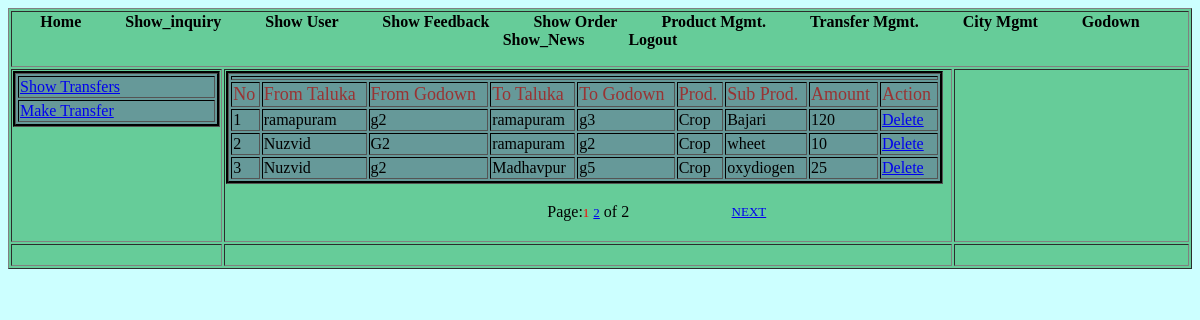
The page /Admin/show_transfer.php (signed in) on the database its author committed.
### tables this page shows
CREATE TABLE IF NOT EXISTS `transfer` (
  `tid` int(11) NOT NULL AUTO_INCREMENT,
  `ftaluka` varchar(25) NOT NULL,
  `fgodown` varchar(25) NOT NULL,
  `ttaluka` varchar(25) NOT NULL,
  `tgodown` varchar(25) NOT NULL,
  `product` varchar(15) NOT NULL,
  `sub_product` varchar(20) NOT NULL,
  `tones` varchar(10) NOT NULL,
  PRIMARY KEY (`tid`)
);

### Admin/show_transfer.php (the view, shortened to what this page needs)
<!DOCTYPE html PUBLIC "-//W3C//DTD XHTML 1.0 Transitional//EN" "http://www.w3.org/TR/xhtml1/DTD/xhtml1-transitional.dtd">
<html xmlns="http://www.w3.org/1999/xhtml">
<head>
<link rel="stylesheet" type="text/css" href="styles.css" />
</head>
<?php
$page_name="show_transfer.php";
if(!isset($_REQUEST["start"]))
{
	$start = 0;
}
else
{
	$start = $_REQUEST["start"];
}
		$eu = ($start - 0);
		$limit = 3;
		$this1 = $eu + $limit;
		$next = $eu + $limit;
?>
<body class="body">
<table width="100%" border="1" class="background">
  <tr>
    <td colspan="3"><?php include("header.php");?></td>
  </tr>
  <tr>
    <td width="18%" valign="top"><table width="100%" border="1" class="table">
      <tr>
        <td><a href="show_transfer.php">Show Transfers </a></td>
      </tr>
      <tr>
        <td><a href="a_transfer.php">Make Transfer </a></td>
      </tr>
    </table></td>
    <td width="62%"><table width="99%" border="1" class="table">
      <tr>
        <td colspan="9"></td>
        </tr>
      <tr>
        <td class="font">No</td>
        <td class="font">From Taluka </td>
        <td class="font">From Godown </td>
        <td class="font">To Taluka </td>
        <td class="font">To Godown </td>
        <td class="font">Prod. </td>
        <td class="font">Sub Prod. </td>
        <td class="font">Amount</td>
        <td class="font">Action</td>
      </tr>
		      <?php
	$i=1;
	$sql2 = "select * from transfer";
	$fetch = mysql_query($sql2) or die("query failed");
	$nume = mysql_num_rows($fetch);
	$sql_group=mysql_query("select * from transfer order by tid desc limit $eu,$limit ");
	if(mysql_num_rows($sql_group)>0)
	{
	while($data=mysql_fetch_array($sql_group))
	{
	?>
	  <tr>
        <td><?php echo $i;?></td>
        <td><?php echo $data['ftaluka'];?></td>
        <td><?php echo $data['fgodown'];?></td>
        <td><?php echo $data['ttaluka'];?></td>
        <td><?php echo $data['tgodown'];?></td>
        <td><?php echo $data['product'];?></td>
        <td><?php echo $data['sub_product'];?></td>
        <td><?php echo $data['tones'];?> </td>
        <td><a href="del_transfer.php?did=<?php echo $data['tid'];?>">Delete</a></td>
	  </tr>
	  <?php
	  $i++;
	  }
	  ?>
    </table>
    <p>
      <?php
echo "<table align = 'center' width='50%'><tr><td  align='left' width='30%'>";
	echo "</td><td align=center width='40%'>Page:";
	$l=1;
	$total=0;
	for($i=0;$i < $nume;$i=$i+$limit)
	{
		if($i <> $eu)
		{
			echo " <a href='$page_name?start=$i'><font face='Verdana' size='2'>$l</font></a> ";
		}
		else
		{
			echo "<font face='Verdana' size='2' color=red>$l</font>";
		}
		$l=$l+1;
		$total = $total+1;
	}
echo " of $total</td><td  align='right' width='40%'>";
if($this1 < $nume)
{
	echo "<a href='$page_name?start=$next'><font face='Verdana' size='2'>NEXT</font></a>";}
	echo "</td></tr></table>";
}
?>
	</p></td>
    <td width="20%">&nbsp;</td>
  </tr>
  <tr>
    <td>&nbsp;</td>
    <td>&nbsp;</td>
    <td>&nbsp;</td>
  </tr>
</table>
</body>
</html>

### Admin/styles.css (style rules this page uses)
.body { background:#CCFFFF; }
.background { background-color:#66CC99; }
.table { background-color: #669999; border:#000000 groove; }
.font { font:Georgia, "Times New Roman", Times, serif; font-size:18px; color: #993333; }

### rows shown on the page
transfer: ftaluka "ramapuram", fgodown "g2", ttaluka "ramapuram", tgodown "g3", product "Crop", sub_product "Bajari", tones "120"
transfer: ftaluka "Nuzvid", fgodown "G2", ttaluka "ramapuram", tgodown "g2", product "Crop", sub_product "wheet", tones "10"
transfer: ftaluka "Nuzvid", fgodown "g2", ttaluka "Madhavpur", tgodown "g5", product "Crop", sub_product "oxydiogen", tones "25"

### other values the page prints
$total "2"
